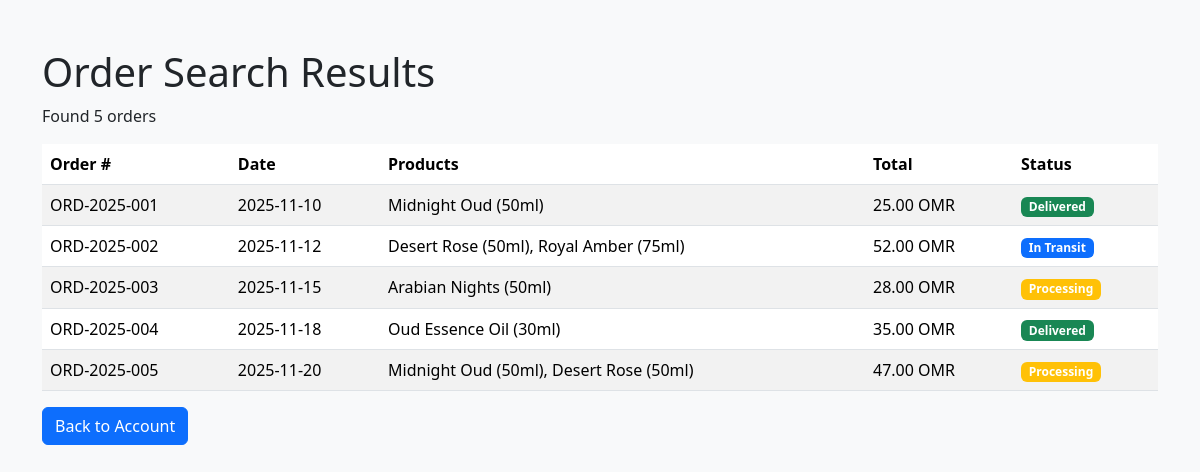
Page /php/search_orders.php on the committed database.
### tables this page shows
CREATE TABLE orders (
    order_id INT PRIMARY KEY AUTO_INCREMENT,
    user_id INT,
    order_number VARCHAR(50) UNIQUE NOT NULL,
    order_date DATE NOT NULL,
    products_summary TEXT NOT NULL,
    total_amount DECIMAL(10, 2) NOT NULL,
    status VARCHAR(50) DEFAULT 'Processing'
);

### php/search_orders.php (the view, shortened to what this page needs)
<?php
require_once 'config/database.php';
$sql = "SELECT * FROM orders WHERE 1=1";
$params = [];
$stmt = $pdo->prepare($sql);
$stmt->execute($params);
$orders = $stmt->fetchAll(PDO::FETCH_ASSOC);
?>
<!DOCTYPE html>
<html lang="en">
<head>
    <link href="https://cdn.jsdelivr.net/npm/bootstrap@5.3.2/dist/css/bootstrap.min.css" rel="stylesheet">
</head>
<body class="bg-light">
    <div class="container mt-5">
        <h1>Order Search Results</h1>
        <p>Found <?php echo count($orders); ?> orders</p>
        <?php if(count($orders) > 0): ?>
        <table class="table table-striped">
            <thead>
                <tr>
                    <th>Order #</th>
                    <th>Date</th>
                    <th>Products</th>
                    <th>Total</th>
                    <th>Status</th>
                </tr>
            </thead>
            <tbody>
                <?php foreach($orders as $order): ?>
                <tr>
                    <td><?php echo $order['order_number']; ?></td>
                    <td><?php echo $order['order_date']; ?></td>
                    <td><?php echo $order['products_summary']; ?></td>
                    <td><?php echo $order['total_amount']; ?> OMR</td>
                    <td>
                        <span class="badge bg-<?php
                            echo $order['status'] == 'Delivered' ? 'success' :
                                 ($order['status'] == 'Processing' ? 'warning' : 'primary');
                        ?>">
                            <?php echo $order['status']; ?>
                        </span>
                    </td>
                </tr>
                <?php endforeach; ?>
            </tbody>
        </table>
        <?php else: ?>
        <div class="alert alert-info">No orders found.</div>
        <?php endif; ?>
        <a href="../account.html" class="btn btn-primary">Back to Account</a>
    </div>
</body>
</html>

### rows in the picture
orders: order_number "ORD-2025-001", order_date "2025-11-10", products_summary "Midnight Oud (50ml)", total_amount "25.00", status "Delivered"
orders: order_number "ORD-2025-002", order_date "2025-11-12", products_summary "Desert Rose (50ml), Royal Amber (75ml)", total_amount "52.00", status "In Transit"
orders: order_number "ORD-2025-003", order_date "2025-11-15", products_summary "Arabian Nights (50ml)", total_amount "28.00", status "Processing"
orders: order_number "ORD-2025-004", order_date "2025-11-18", products_summary "Oud Essence Oil (30ml)", total_amount "35.00", status "Delivered"
orders: order_number "ORD-2025-005", order_date "2025-11-20", products_summary "Midnight Oud (50ml), Desert Rose (50ml)", total_amount "47.00", status "Processing"

### other values in the picture
count($orders) "5"
